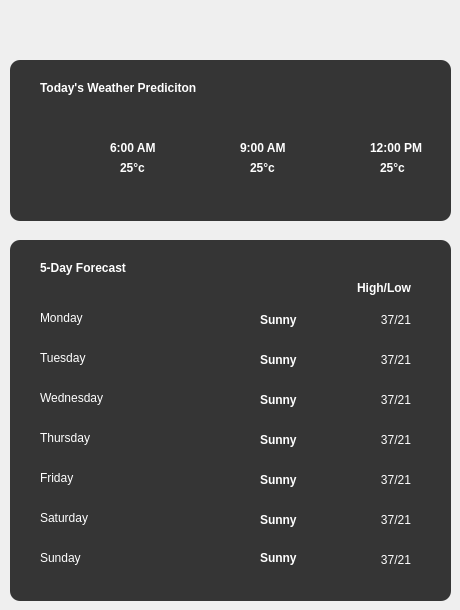
     <widget class="QFrame" name="Right">
      <property name="maximumSize">
       <size>
        <width>475</width>
        <height>16777215</height>
       </size>
      </property>
      <property name="frameShape">
       <enum>QFrame::NoFrame</enum>
      </property>
      <property name="frameShadow">
       <enum>QFrame::Raised</enum>
      </property>
      <widget class="QFrame" name="todayprediction_frame">
       <property name="geometry">
        <rect>
         <x>10</x>
         <y>60</y>
         <width>441</width>
         <height>161</height>
        </rect>
       </property>
       <property name="styleSheet">
        <string notr="true">background-color: rgb(53, 53, 53);
border-radius: 10px;</string>
       </property>
       <property name="frameShape">
        <enum>QFrame::StyledPanel</enum>
       </property>
       <property name="frameShadow">
        <enum>QFrame::Raised</enum>
       </property>
       <widget class="QLabel" name="todaysWeather_label">
        <property name="geometry">
         <rect>
          <x>30</x>
          <y>20</y>
          <width>181</width>
          <height>16</height>
         </rect>
        </property>
        <property name="font">
         <font>
          <family>Arial</family>
          <bold>true</bold>
         </font>
        </property>
        <property name="styleSheet">
         <string notr="true">color: rgb(255, 255, 255);</string>
        </property>
        <property name="text">
         <string>Today's Weather Prediciton</string>
        </property>
       </widget>
       <widget class="QLabel" name="weathericon_indicator_at_six">
        <property name="geometry">
         <rect>
          <x>40</x>
          <y>70</y>
          <width>51</width>
          <height>51</height>
         </rect>
        </property>
        <property name="text">
         <string/>
        </property>
        <property name="pixmap">
         <pixmap>../Icons/cloudymigthrain_icon.png</pixmap>
        </property>
        <property name="scaledContents">
         <bool>true</bool>
        </property>
       </widget>
       <widget class="QLabel" name="weathericon_indicator_at_nine">
        <property name="geometry">
         <rect>
          <x>170</x>
          <y>70</y>
          <width>51</width>
          <height>51</height>
         </rect>
        </property>
        <property name="text">
         <string/>
        </property>
        <property name="scaledContents">
         <bool>true</bool>
        </property>
       </widget>
       <widget class="QLabel" name="weathericon_indicator_at_twelve">
        <property name="geometry">
         <rect>
          <x>300</x>
          <y>70</y>
          <width>51</width>
          <height>51</height>
         </rect>
        </property>
        <property name="text">
         <string/>
        </property>
        <property name="pixmap">
         <pixmap>../Icons/sun_869869.png</pixmap>
        </property>
        <property name="scaledContents">
         <bool>true</bool>
        </property>
       </widget>
       <widget class="QLabel" name="timeat6am">
        <property name="geometry">
         <rect>
          <x>100</x>
          <y>80</y>
          <width>61</width>
          <height>16</height>
         </rect>
        </property>
        <property name="font">
         <font>
          <family>Arial</family>
          <bold>true</bold>
         </font>
        </property>
        <property name="styleSheet">
         <string notr="true">color: rgb(255, 255, 255);</string>
        </property>
        <property name="text">
         <string>6:00 AM</string>
        </property>
       </widget>
       <widget class="QLabel" name="temperatureatsix">
        <property name="geometry">
         <rect>
          <x>110</x>
          <y>100</y>
          <width>41</width>
          <height>16</height>
         </rect>
        </property>
        <property name="font">
         <font>
          <family>Arial</family>
          <bold>true</bold>
         </font>
        </property>
        <property name="styleSheet">
         <string notr="true">color: rgb(255, 255, 255);</string>
        </property>
        <property name="text">
         <string>25°c</string>
        </property>
       </widget>
       <widget class="QLabel" name="timeat9am">
        <property name="geometry">
         <rect>
          <x>230</x>
          <y>80</y>
          <width>61</width>
          <height>16</height>
         </rect>
        </property>
        <property name="font">
         <font>
          <family>Arial</family>
          <bold>true</bold>
         </font>
        </property>
        <property name="styleSheet">
         <string notr="true">color: rgb(255, 255, 255);</string>
        </property>
        <property name="text">
         <string>9:00 AM</string>
        </property>
       </widget>
       <widget class="QLabel" name="temperatureatnine">
        <property name="geometry">
         <rect>
          <x>240</x>
          <y>100</y>
          <width>41</width>
          <height>16</height>
         </rect>
        </property>
        <property name="font">
         <font>
          <family>Arial</family>
          <bold>true</bold>
         </font>
        </property>
        <property name="styleSheet">
         <string notr="true">color: rgb(255, 255, 255);</string>
        </property>
        <property name="text">
         <string>25°c</string>
        </property>
       </widget>
       <widget class="QLabel" name="timeat12pm">
        <property name="geometry">
         <rect>
          <x>360</x>
          <y>80</y>
          <width>61</width>
          <height>16</height>
         </rect>
        </property>
        <property name="font">
         <font>
          <family>Arial</family>
          <bold>true</bold>
         </font>
        </property>
        <property name="styleSheet">
         <string notr="true">color: rgb(255, 255, 255);</string>
        </property>
        <property name="text">
         <string>12:00 PM</string>
        </property>
       </widget>
       <widget class="QLabel" name="temperatureattwelve">
        <property name="geometry">
         <rect>
          <x>370</x>
          <y>100</y>
          <width>41</width>
          <height>16</height>
         </rect>
        </property>
        <property name="font">
         <font>
          <family>Arial</family>
          <bold>true</bold>
         </font>
        </property>
        <property name="styleSheet">
         <string notr="true">color: rgb(255, 255, 255);</string>
        </property>
        <property name="text">
         <string>25°c</string>
        </property>
       </widget>
      </widget>
      <widget class="QFrame" name="fiveday_frame">
       <property name="geometry">
        <rect>
         <x>10</x>
         <y>240</y>
         <width>441</width>
         <height>361</height>
        </rect>
       </property>
       <property name="styleSheet">
        <string notr="true">background-color: rgb(53, 53, 53);
border-radius: 10px;
</string>
       </property>
       <property name="frameShape">
        <enum>QFrame::StyledPanel</enum>
       </property>
       <property name="frameShadow">
        <enum>QFrame::Raised</enum>
       </property>
       <widget class="QLabel" name="sevenDay_label">
        <property name="geometry">
         <rect>
          <x>30</x>
          <y>20</y>
          <width>181</width>
          <height>16</height>
         </rect>
        </property>
        <property name="font">
         <font>
          <family>Arial</family>
          <bold>true</bold>
         </font>
        </property>
        <property name="styleSheet">
         <string notr="true">color: rgb(255, 255, 255);</string>
        </property>
        <property name="text">
         <string>5-Day Forecast</string>
        </property>
       </widget>
       <widget class="QLabel" name="monday_label">
        <property name="geometry">
         <rect>
          <x>30</x>
          <y>70</y>
          <width>71</width>
          <height>16</height>
         </rect>
        </property>
        <property name="font">
         <font>
          <family>Arial</family>
          <bold>false</bold>
         </font>
        </property>
        <property name="styleSheet">
         <string notr="true">color: rgb(255, 255, 255);</string>
        </property>
        <property name="text">
         <string>Monday</string>
        </property>
       </widget>
       <widget class="QLabel" name="tuesday_label">
        <property name="geometry">
         <rect>
          <x>30</x>
          <y>110</y>
          <width>71</width>
          <height>16</height>
         </rect>
        </property>
        <property name="font">
         <font>
          <family>Arial</family>
          <bold>false</bold>
         </font>
        </property>
        <property name="styleSheet">
         <string notr="true">color: rgb(255, 255, 255);</string>
        </property>
        <property name="text">
         <string>Tuesday</string>
        </property>
       </widget>
       <widget class="QLabel" name="wednesday_label">
        <property name="geometry">
         <rect>
          <x>30</x>
          <y>150</y>
          <width>81</width>
          <height>16</height>
         </rect>
        </property>
        <property name="font">
         <font>
          <family>Arial</family>
          <bold>false</bold>
         </font>
        </property>
        <property name="styleSheet">
         <string notr="true">color: rgb(255, 255, 255);</string>
        </property>
        <property name="text">
         <string>Wednesday</string>
        </property>
       </widget>
       <widget class="QLabel" name="thursday_label">
        <property name="geometry">
         <rect>
          <x>30</x>
          <y>190</y>
          <width>71</width>
          <height>16</height>
         </rect>
        </property>
        <property name="font">
         <font>
          <family>Arial</family>
          <bold>false</bold>
         </font>
        </property>
        <property name="styleSheet">
         <string notr="true">color: rgb(255, 255, 255);</string>
        </property>
        <property name="text">
         <string>Thursday</string>
        </property>
       </widget>
       <widget class="QLabel" name="friday_label">
        <property name="geometry">
         <rect>
          <x>30</x>
          <y>230</y>
          <width>71</width>
          <height>16</height>
         </rect>
        </property>
        <property name="font">
         <font>
          <family>Arial</family>
          <bold>false</bold>
         </font>
        </property>
        <property name="styleSheet">
         <string notr="true">color: rgb(255, 255, 255);</string>
        </property>
        <property name="text">
         <string>Friday</string>
        </property>
       </widget>
       <widget class="QLabel" name="saturday_label">
        <property name="geometry">
         <rect>
          <x>30</x>
          <y>270</y>
          <width>71</width>
          <height>16</height>
         </rect>
        </property>
        <property name="font">
         <font>
          <family>Arial</family>
          <bold>false</bold>
         </font>
        </property>
        <property name="styleSheet">
         <string notr="true">color: rgb(255, 255, 255);</string>
        </property>
        <property name="text">
         <string>Saturday</string>
        </property>
       </widget>
       <widget class="QLabel" name="sunday_label">
        <property name="geometry">
         <rect>
          <x>30</x>
          <y>310</y>
          <width>71</width>
          <height>16</height>
         </rect>
        </property>
        <property name="font">
         <font>
          <family>Arial</family>
          <bold>false</bold>
         </font>
        </property>
        <property name="styleSheet">
         <string notr="true">color: rgb(255, 255, 255);</string>
        </property>
        <property name="text">
         <string>Sunday</string>
        </property>
       </widget>
       <widget class="QLabel" name="monday_icon">
        <property name="geometry">
         <rect>
          <x>150</x>
          <y>60</y>
          <width>31</width>
          <height>31</height>
         </rect>
        </property>
        <property name="text">
         <string/>
        </property>
        <property name="pixmap">
         <pixmap>../Icons/sun_869869.png</pixmap>
        </property>
        <property name="scaledContents">
         <bool>true</bool>
        </property>
       </widget>
       <widget class="QLabel" name="tuesday_icon">
        <property name="geometry">
         <rect>
          <x>150</x>
          <y>100</y>
          <width>31</width>
          <height>31</height>
         </rect>
        </property>
        <property name="text">
         <string/>
        </property>
        <property name="pixmap">
         <pixmap>../Icons/sun_869869.png</pixmap>
        </property>
        <property name="scaledContents">
         <bool>true</bool>
        </property>
       </widget>
       <widget class="QLabel" name="wednesday_icon">
        <property name="geometry">
         <rect>
          <x>150</x>
          <y>140</y>
          <width>31</width>
          <height>31</height>
         </rect>
        </property>
        <property name="text">
         <string/>
        </property>
        <property name="pixmap">
         <pixmap>../Icons/sun_869869.png</pixmap>
        </property>
        <property name="scaledContents">
         <bool>true</bool>
        </property>
       </widget>
       <widget class="QLabel" name="thursday_icon">
        <property name="geometry">
         <rect>
          <x>150</x>
          <y>180</y>
          <width>31</width>
          <height>31</height>
         </rect>
        </property>
        <property name="text">
         <string/>
        </property>
        <property name="scaledContents">
         <bool>true</bool>
        </property>
       </widget>
       <widget class="QLabel" name="friday_icon">
        <property name="geometry">
         <rect>
          <x>150</x>
          <y>220</y>
          <width>31</width>
          <height>31</height>
         </rect>
        </property>
        <property name="text">
         <string/>
        </property>
        <property name="scaledContents">
         <bool>true</bool>
        </property>
       </widget>
       <widget class="QLabel" name="saturday_icon">
        <property name="geometry">
         <rect>
          <x>150</x>
          <y>260</y>
          <width>31</width>
          <height>31</height>
         </rect>
        </property>
        <property name="text">
         <string/>
        </property>
        <property name="pixmap">
         <pixmap>../Icons/cloudymigthrain_icon.png</pixmap>
        </property>
        <property name="scaledContents">
         <bool>true</bool>
        </property>
       </widget>
       <widget class="QLabel" name="sunday_icon">
        <property name="geometry">
         <rect>
          <x>150</x>
          <y>300</y>
          <width>31</width>
          <height>31</height>
         </rect>
        </property>
        <property name="text">
         <string/>
        </property>
        <property name="pixmap">
         <pixmap>../Icons/sun_869869.png</pixmap>
        </property>
        <property name="scaledContents">
         <bool>true</bool>
        </property>
       </widget>
       <widget class="QLabel" name="monday_description">
        <property name="geometry">
         <rect>
          <x>250</x>
          <y>71</y>
          <width>71</width>
          <height>18</height>
         </rect>
        </property>
        <property name="font">
         <font>
          <family>Arial</family>
          <bold>true</bold>
         </font>
        </property>
        <property name="styleSheet">
         <string notr="true">color: rgb(255, 255, 255);</string>
        </property>
        <property name="text">
         <string>Sunny</string>
        </property>
       </widget>
       <widget class="QLabel" name="tuesday_description">
        <property name="geometry">
         <rect>
          <x>250</x>
          <y>111</y>
          <width>71</width>
          <height>18</height>
         </rect>
        </property>
        <property name="font">
         <font>
          <family>Arial</family>
          <bold>true</bold>
         </font>
        </property>
        <property name="styleSheet">
         <string notr="true">color: rgb(255, 255, 255);</string>
        </property>
        <property name="text">
         <string>Sunny</string>
        </property>
       </widget>
       <widget class="QLabel" name="wednesday_description">
        <property name="geometry">
         <rect>
          <x>250</x>
          <y>151</y>
          <width>71</width>
          <height>18</height>
         </rect>
        </property>
        <property name="font">
         <font>
          <family>Arial</family>
          <bold>true</bold>
         </font>
        </property>
        <property name="styleSheet">
         <string notr="true">color: rgb(255, 255, 255);</string>
        </property>
        <property name="text">
         <string>Sunny</string>
        </property>
       </widget>
       <widget class="QLabel" name="thursday_description">
        <property name="geometry">
         <rect>
          <x>250</x>
          <y>191</y>
          <width>71</width>
          <height>18</height>
         </rect>
        </property>
        <property name="font">
         <font>
          <family>Arial</family>
          <bold>true</bold>
         </font>
        </property>
        <property name="styleSheet">
         <string notr="true">color: rgb(255, 255, 255);</string>
        </property>
        <property name="text">
         <string>Sunny</string>
        </property>
       </widget>
       <widget class="QLabel" name="friday_description">
        <property name="geometry">
         <rect>
          <x>250</x>
          <y>231</y>
          <width>71</width>
          <height>18</height>
         </rect>
        </property>
        <property name="font">
         <font>
          <family>Arial</family>
          <bold>true</bold>
         </font>
        </property>
        <property name="styleSheet">
         <string notr="true">color: rgb(255, 255, 255);</string>
        </property>
        <property name="text">
         <string>Sunny</string>
        </property>
       </widget>
       <widget class="QLabel" name="saturday_description">
        <property name="geometry">
         <rect>
          <x>250</x>
          <y>271</y>
          <width>71</width>
          <height>18</height>
         </rect>
        </property>
        <property name="font">
         <font>
          <family>Arial</family>
          <bold>true</bold>
         </font>
        </property>
        <property name="styleSheet">
         <string notr="true">color: rgb(255, 255, 255);</string>
        </property>
        <property name="text">
         <string>Sunny</string>
        </property>
       </widget>
       <widget class="QLabel" name="sunday_description">
        <property name="geometry">
         <rect>
          <x>250</x>
          <y>310</y>
          <width>71</width>
          <height>16</height>
         </rect>
        </property>
        <property name="font">
         <font>
          <family>Arial</family>
          <bold>true</bold>
         </font>
        </property>
        <property name="styleSheet">
         <string notr="true">color: rgb(255, 255, 255);</string>
        </property>
        <property name="text">
         <string>Sunny</string>
        </property>
       </widget>
       <widget class="QLabel" name="highlow_label">
        <property name="geometry">
         <rect>
          <x>330</x>
          <y>40</y>
          <width>71</width>
          <height>16</height>
         </rect>
        </property>
        <property name="font">
         <font>
          <family>Arial</family>
          <bold>true</bold>
         </font>
        </property>
        <property name="styleSheet">
         <string notr="true">color: rgb(255, 255, 255);</string>
        </property>
        <property name="text">
         <string>High/Low</string>
        </property>
        <property name="alignment">
         <set>Qt::AlignRight|Qt::AlignTrailing|Qt::AlignVCenter</set>
        </property>
       </widget>
       <widget class="QLabel" name="monday_temp">
        <property name="geometry">
         <rect>
          <x>340</x>
          <y>70</y>
          <width>61</width>
          <height>20</height>
         </rect>
        </property>
        <property name="font">
         <font>
          <family>Arial</family>
          <bold>false</bold>
         </font>
        </property>
        <property name="styleSheet">
         <string notr="true">color: rgb(255, 255, 255);</string>
        </property>
        <property name="text">
         <string>37/21</string>
        </property>
        <property name="alignment">
         <set>Qt::AlignRight|Qt::AlignTrailing|Qt::AlignVCenter</set>
        </property>
       </widget>
       <widget class="QLabel" name="tuesday_temp">
        <property name="geometry">
         <rect>
          <x>340</x>
          <y>110</y>
          <width>61</width>
          <height>20</height>
         </rect>
        </property>
        <property name="font">
         <font>
          <family>Arial</family>
          <bold>false</bold>
         </font>
        </property>
        <property name="styleSheet">
         <string notr="true">color: rgb(255, 255, 255);</string>
        </property>
        <property name="text">
         <string>37/21</string>
        </property>
        <property name="alignment">
         <set>Qt::AlignRight|Qt::AlignTrailing|Qt::AlignVCenter</set>
        </property>
       </widget>
       <widget class="QLabel" name="wednesday_temp">
        <property name="geometry">
         <rect>
          <x>340</x>
          <y>150</y>
          <width>61</width>
          <height>20</height>
         </rect>
        </property>
        <property name="font">
         <font>
          <family>Arial</family>
          <bold>false</bold>
         </font>
        </property>
        <property name="styleSheet">
         <string notr="true">color: rgb(255, 255, 255);</string>
        </property>
        <property name="text">
         <string>37/21</string>
        </property>
        <property name="alignment">
         <set>Qt::AlignRight|Qt::AlignTrailing|Qt::AlignVCenter</set>
        </property>
       </widget>
       <widget class="QLabel" name="thursday_temp">
        <property name="geometry">
         <rect>
          <x>340</x>
          <y>190</y>
          <width>61</width>
          <height>20</height>
         </rect>
        </property>
        <property name="font">
         <font>
          <family>Arial</family>
          <bold>false</bold>
         </font>
        </property>
        <property name="styleSheet">
         <string notr="true">color: rgb(255, 255, 255);</string>
        </property>
        <property name="text">
         <string>37/21</string>
        </property>
        <property name="alignment">
         <set>Qt::AlignRight|Qt::AlignTrailing|Qt::AlignVCenter</set>
        </property>
       </widget>
       <widget class="QLabel" name="friday_temp">
        <property name="geometry">
         <rect>
          <x>340</x>
          <y>230</y>
          <width>61</width>
          <height>20</height>
         </rect>
        </property>
        <property name="font">
         <font>
          <family>Arial</family>
          <bold>false</bold>
         </font>
        </property>
        <property name="styleSheet">
         <string notr="true">color: rgb(255, 255, 255);</string>
        </property>
        <property name="text">
         <string>37/21</string>
        </property>
        <property name="alignment">
         <set>Qt::AlignRight|Qt::AlignTrailing|Qt::AlignVCenter</set>
        </property>
       </widget>
       <widget class="QLabel" name="saturday_temp">
        <property name="geometry">
         <rect>
          <x>340</x>
          <y>270</y>
          <width>61</width>
          <height>20</height>
         </rect>
        </property>
        <property name="font">
         <font>
          <family>Arial</family>
          <bold>false</bold>
         </font>
        </property>
        <property name="styleSheet">
         <string notr="true">color: rgb(255, 255, 255);</string>
        </property>
        <property name="text">
         <string>37/21</string>
        </property>
        <property name="alignment">
         <set>Qt::AlignRight|Qt::AlignTrailing|Qt::AlignVCenter</set>
        </property>
       </widget>
       <widget class="QLabel" name="sunday_temp">
        <property name="geometry">
         <rect>
          <x>340</x>
          <y>310</y>
          <width>61</width>
          <height>20</height>
         </rect>
        </property>
        <property name="font">
         <font>
          <family>Arial</family>
          <bold>false</bold>
         </font>
        </property>
        <property name="styleSheet">
         <string notr="true">color: rgb(255, 255, 255);</string>
        </property>
        <property name="text">
         <string>37/21</string>
        </property>
        <property name="alignment">
         <set>Qt::AlignRight|Qt::AlignTrailing|Qt::AlignVCenter</set>
        </property>
       </widget>
      </widget>
     </widget>
